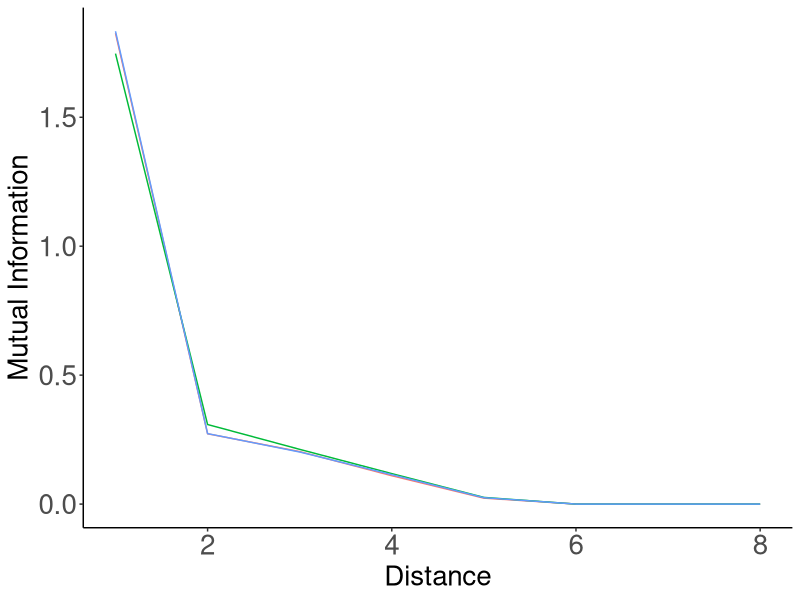
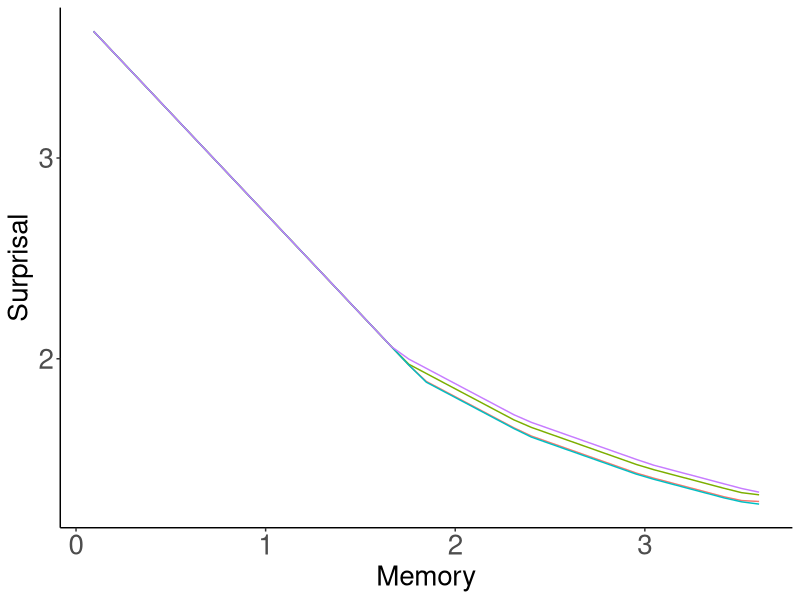
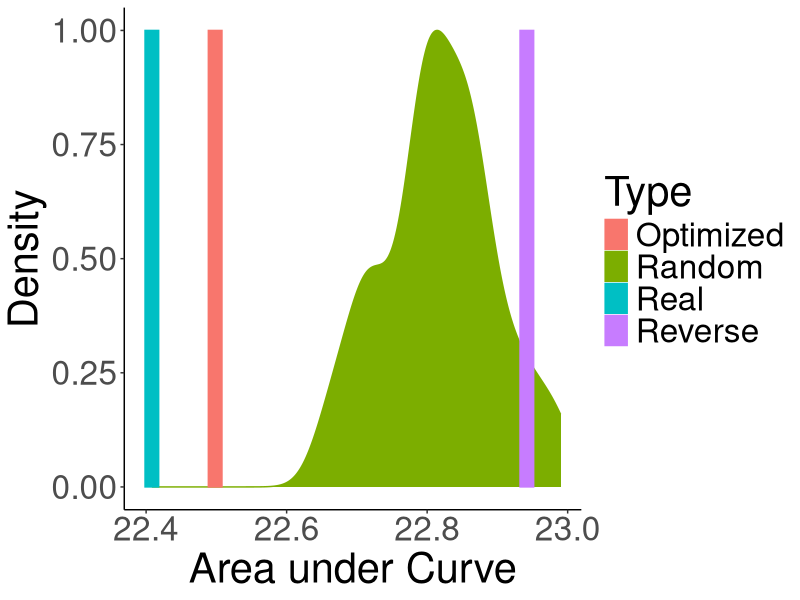

Write the R code that produced these figures, in order.
library(tidyr)
library(dplyr)
library(ggplot2)

######################################

data = read.csv("results.tsv", sep="\t")
data = data %>% filter(Script == "forWords_Sesotho_RandomOrder_FormsWordsGraphemes_HeldoutClip.py")

unigramCE = mean(data$UnigramCE)

data$Type = ifelse(data$Model %in% c("REAL", "RANDOM", "REVERSE"), as.character(data$Model), "Optimized")
data$Type = ifelse(data$Type %in% c("REAL"), "Real", as.character(data$Type))
data$Type = ifelse(data$Type %in% c("RANDOM"), "Random", as.character(data$Type))
data$Type = ifelse(data$Type %in% c("REVERSE"), "Reverse", as.character(data$Type))

data_ = data %>% group_by(Distance, Type) %>% summarise(MI=median(MI))
data_ = data_ %>% filter(Distance <= 7)
plot = ggplot(data_, aes(x=1+Distance, y=MI, color=Type)) + geom_line() #size=2)
plot = plot + theme_bw()
plot = plot + xlab("Distance") + ylab("Mutual Information")
plot = plot + theme(axis.title.x=element_text(size=20), axis.title.y=element_text(size=20), axis.text = element_text(size=20))
plot = plot + theme(panel.grid.major = element_blank(), panel.grid.minor = element_blank(), panel.background = element_blank(), legend.position="none")
plot = plot + theme(axis.line = element_line(colour = "black"),
            panel.grid.major = element_blank(),
                panel.grid.minor = element_blank(),
                panel.border = element_blank(),
                    panel.background = element_blank())
ggsave(plot, file=paste("../figures/Sesotho-suffixes-byPhonemes-it-heldout.pdf", sep=""), height=4, width=4)




data = read.csv("results_interpolated.tsv", sep="\t")


data = data %>% filter(Script == "forWords_Sesotho_RandomOrder_FormsWordsGraphemes_HeldoutClip.py")

data = data %>% group_by(Type, Memory) %>% summarise(Surprisal=unigramCE-median(MI))

plot = ggplot(data, aes(x=Memory, y=Surprisal, color=Type)) + geom_line() #size=2)
plot = plot + theme_bw()
plot = plot + theme(axis.title.x=element_text(size=20), axis.title.y=element_text(size=20), axis.text = element_text(size=20))
plot = plot + theme(panel.grid.major = element_blank(), panel.grid.minor = element_blank(), panel.background = element_blank(), legend.position="none")
plot = plot + theme(axis.line = element_line(colour = "black"),
            panel.grid.major = element_blank(),
                panel.grid.minor = element_blank(),
                panel.border = element_blank(),
                    panel.background = element_blank())
ggsave(plot, file=paste("../figures/Sesotho-suffixes-byPhonemes-memsurp-heldout.pdf", sep=""), height=4, width=4)


######################################

data = read.csv("results_auc.tsv", sep="\t")
data = data %>% filter(Script == "forWords_Sesotho_RandomOrder_FormsWordsGraphemes_HeldoutClip.py")


data$Type = ifelse(data$Model %in% c("REAL", "RANDOM", "REVERSE"), as.character(data$Model), "Optimized")
data$Type = ifelse(data$Type %in% c("REAL"), "Real", as.character(data$Type))
data$Type = ifelse(data$Type %in% c("RANDOM"), "Random", as.character(data$Type))
data$Type = ifelse(data$Type %in% c("REVERSE"), "Reverse", as.character(data$Type))

data_ = data %>% filter(Type %in% c("Real", "Random", "Optimized", "Reverse"))



barWidth = (max(data$AUC) - min(data$AUC))/30

plot = ggplot(data_, aes(x=AUC, fill=Type, color=Type))
plot = plot + theme_classic()
plot = plot + xlab("Area under Curve") + ylab("Density")
plot = plot + theme(text=element_text(size=30))
plot = plot + geom_density(data= data_%>%filter(Type == "Random"), aes(y=..scaled..)) 
plot = plot + geom_bar(data = data_ %>% filter(!(Type %in% c("Random"))) %>% group_by(Type) %>% summarise(AUC=mean(AUC)) %>% mutate(y=1),  aes(y=y, group=Type), width=barWidth, stat="identity", position = position_dodge())
ggsave(plot, file=paste("../figures/Sesotho-suffixes-byPhonemes-auc-hist-heldout.pdf", sep=""), height=4, width=6)



